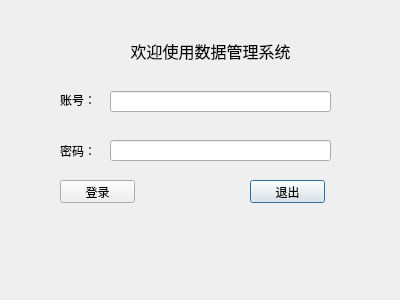
<?xml version="1.0" encoding="UTF-8"?>
<ui version="4.0">
 <class>LoginDialog</class>
 <widget class="QDialog" name="LoginDialog">
  <property name="geometry">
   <rect>
    <x>0</x>
    <y>0</y>
    <width>400</width>
    <height>300</height>
   </rect>
  </property>
  <property name="windowTitle">
   <string>数据管理系统</string>
  </property>
  <widget class="QLabel" name="label">
   <property name="geometry">
    <rect>
     <x>110</x>
     <y>40</y>
     <width>201</width>
     <height>21</height>
    </rect>
   </property>
   <property name="font">
    <font>
     <pointsize>12</pointsize>
    </font>
   </property>
   <property name="text">
    <string>欢迎使用数据管理系统</string>
   </property>
   <property name="alignment">
    <set>Qt::AlignCenter</set>
   </property>
  </widget>
  <widget class="QLineEdit" name="pwdLineEdit">
   <property name="geometry">
    <rect>
     <x>110</x>
     <y>140</y>
     <width>221</width>
     <height>21</height>
    </rect>
   </property>
   <property name="echoMode">
    <enum>QLineEdit::Password</enum>
   </property>
  </widget>
  <widget class="QLabel" name="label_2">
   <property name="geometry">
    <rect>
     <x>60</x>
     <y>140</y>
     <width>41</width>
     <height>21</height>
    </rect>
   </property>
   <property name="text">
    <string>密码：</string>
   </property>
  </widget>
  <widget class="QPushButton" name="quitBtn">
   <property name="geometry">
    <rect>
     <x>250</x>
     <y>180</y>
     <width>75</width>
     <height>23</height>
    </rect>
   </property>
   <property name="text">
    <string>退出</string>
   </property>
  </widget>
  <widget class="QPushButton" name="loginBtn">
   <property name="geometry">
    <rect>
     <x>60</x>
     <y>180</y>
     <width>75</width>
     <height>23</height>
    </rect>
   </property>
   <property name="text">
    <string>登录</string>
   </property>
  </widget>
  <widget class="QLabel" name="label_3">
   <property name="geometry">
    <rect>
     <x>60</x>
     <y>90</y>
     <width>41</width>
     <height>20</height>
    </rect>
   </property>
   <property name="text">
    <string>账号：</string>
   </property>
  </widget>
  <widget class="QLineEdit" name="usrLineEdit">
   <property name="geometry">
    <rect>
     <x>110</x>
     <y>91</y>
     <width>221</width>
     <height>21</height>
    </rect>
   </property>
  </widget>
 </widget>
 <resources/>
 <connections/>
</ui>
